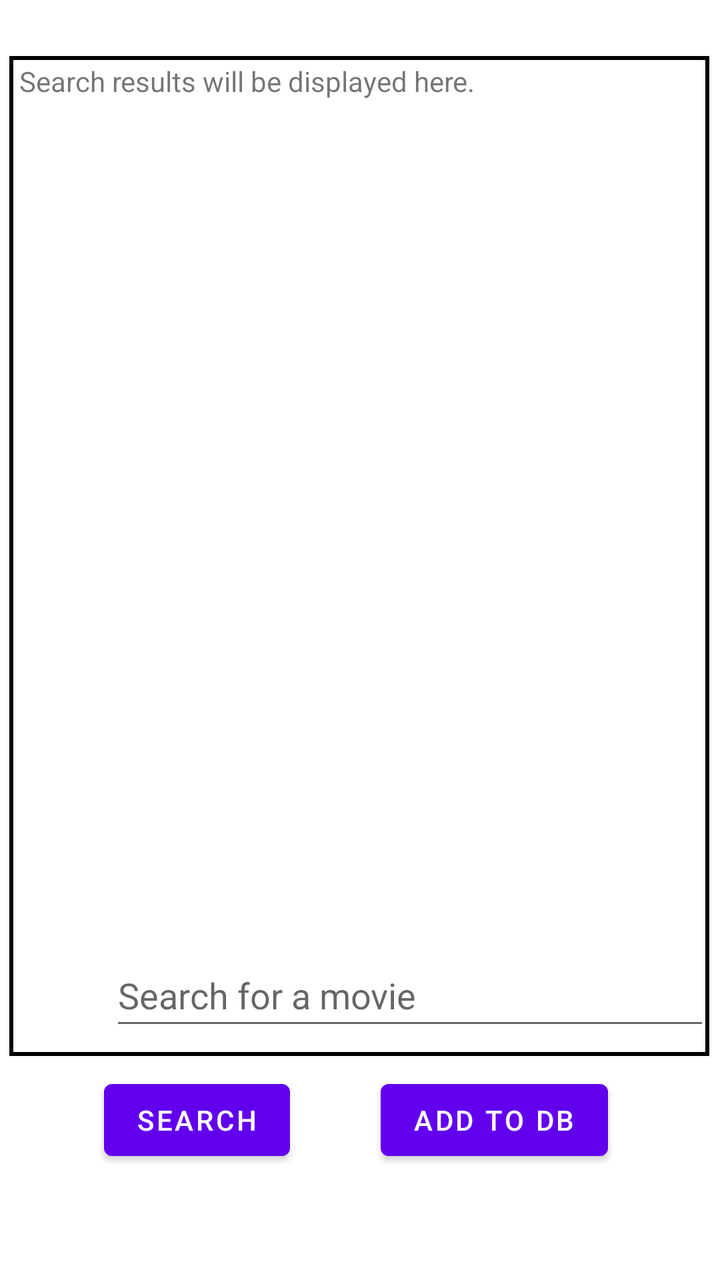
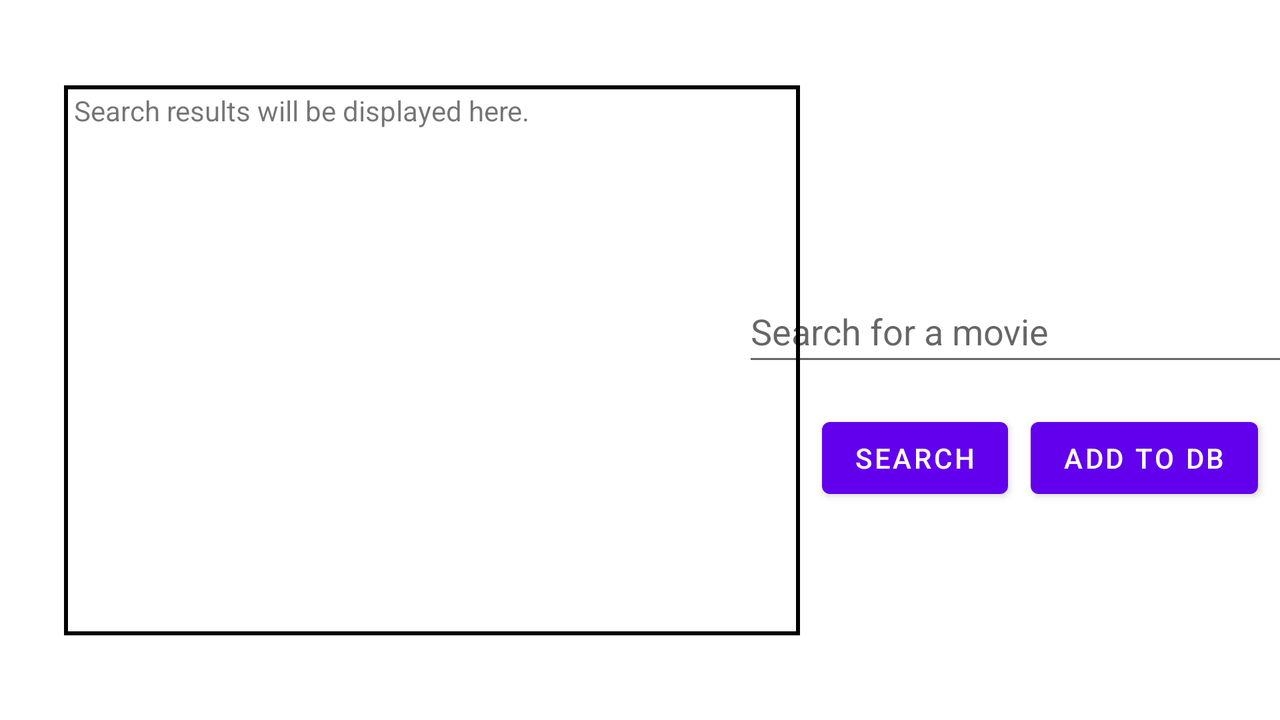

Compare how this app lays out the same screen by default and in its alternative resource folder. The renders come first, then the two layout files and the values they reference.
<!-- AndroidManifest.xml: application theme Theme.MovieLookup -->
<!-- res/layout/activity_search.xml -->
<?xml version="1.0" encoding="utf-8"?>
<androidx.constraintlayout.widget.ConstraintLayout xmlns:android="http://schemas.android.com/apk/res/android"
    xmlns:app="http://schemas.android.com/apk/res-auto"
    android:layout_width="match_parent"
    android:layout_height="match_parent">

    <TextView
        android:id="@+id/search_results_response"
        android:layout_width="350dp"
        android:layout_height="500dp"
        android:layout_marginStart="55dp"
        android:layout_marginTop="28dp"
        android:layout_marginEnd="56dp"
        android:background="@drawable/border"
        android:paddingLeft="5dp"
        android:paddingTop="3dp"
        android:paddingRight="5dp"
        android:paddingBottom="3dp"
        android:scrollbars="vertical"
        android:text="Search results will be displayed here."
        app:layout_constraintEnd_toEndOf="parent"
        app:layout_constraintStart_toStartOf="parent"
        app:layout_constraintTop_toTopOf="parent" />

    <com.google.android.material.textfield.TextInputEditText
        android:id="@+id/search_input"
        android:layout_width="300dp"
        android:layout_height="wrap_content"
        android:layout_marginStart="55dp"
        android:layout_marginEnd="56dp"
        android:layout_marginBottom="120dp"
        android:hint="Search for a movie"
        android:minHeight="48dp"
        app:layout_constraintBottom_toBottomOf="parent"
        app:layout_constraintEnd_toEndOf="parent"
        app:layout_constraintHorizontal_bias="0.0"
        app:layout_constraintStart_toStartOf="parent" />

    <Button
        android:id="@+id/add_search_results_to_db_button"
        android:layout_width="wrap_content"
        android:layout_height="wrap_content"
        android:layout_marginStart="93dp"
        android:layout_marginTop="16dp"
        android:layout_marginEnd="56dp"
        android:layout_marginBottom="56dp"
        android:text="@string/add_to_db"
        app:layout_constraintBottom_toBottomOf="parent"
        app:layout_constraintEnd_toEndOf="parent"
        app:layout_constraintHorizontal_bias="1.0"
        app:layout_constraintStart_toEndOf="@+id/search_button"
        app:layout_constraintTop_toBottomOf="@+id/search_input" />

    <Button
        android:id="@+id/search_button"
        android:layout_width="wrap_content"
        android:layout_height="wrap_content"
        android:layout_marginStart="52dp"
        android:layout_marginTop="16dp"
        android:layout_marginBottom="56dp"
        android:text="@string/search"
        app:layout_constraintBottom_toBottomOf="parent"
        app:layout_constraintStart_toStartOf="parent"
        app:layout_constraintTop_toBottomOf="@+id/search_input" />

</androidx.constraintlayout.widget.ConstraintLayout>
<!-- resources referenced by this layout -->
<resources>
  <!-- drawable border (drawable) -->
  <shape xmlns:android="http://schemas.android.com/apk/res/android"
      android:shape="rectangle">
      <stroke
          android:width="2dip"
          android:color="#000" />
  </shape>
  <string name="add_to_db">Add to DB</string>
  <string name="search">Search</string>
  <style name="Theme.MovieLookup" parent="Theme.MaterialComponents.DayNight.DarkActionBar">
          
          <item name="colorPrimary">@color/purple_500</item>
          <item name="colorPrimaryVariant">@color/purple_700</item>
          <item name="colorOnPrimary">@color/white</item>
          
          <item name="colorSecondary">@color/teal_200</item>
          <item name="colorSecondaryVariant">@color/teal_700</item>
          <item name="colorOnSecondary">@color/black</item>
          
          <item name="android:statusBarColor" tools:targetApi="l">?attr/colorPrimaryVariant</item>
          
      </style>
</resources>
<!-- res/layout-land/activity_search.xml (the repository's variant of the layout above) -->
<!-- drawn on the phone turned sideways -->
<?xml version="1.0" encoding="utf-8"?>
<androidx.constraintlayout.widget.ConstraintLayout xmlns:android="http://schemas.android.com/apk/res/android"
    xmlns:app="http://schemas.android.com/apk/res-auto"
    xmlns:tools="http://schemas.android.com/tools"
    android:layout_width="match_parent"
    android:layout_height="match_parent"
    tools:context=".SearchMovies">

    <TextView
        android:id="@+id/search_results_response"
        android:layout_width="368dp"
        android:layout_height="275dp"
        android:layout_marginStart="32dp"
        android:layout_marginTop="32dp"
        android:layout_marginBottom="32dp"
        android:background="@drawable/border"
        android:paddingLeft="5dp"
        android:paddingTop="3dp"
        android:paddingRight="5dp"
        android:paddingBottom="3dp"
        android:scrollbars="vertical"
        android:text="Search results will be displayed here."
        app:layout_constraintBottom_toBottomOf="parent"
        app:layout_constraintStart_toStartOf="parent"
        app:layout_constraintTop_toTopOf="parent" />

    <com.google.android.material.textfield.TextInputEditText
        android:id="@+id/search_input"
        android:layout_width="300dp"
        android:layout_height="wrap_content"
        android:layout_marginTop="140dp"
        android:hint="Search for a movie"
        android:minHeight="48dp"
        app:layout_constraintEnd_toEndOf="parent"
        app:layout_constraintHorizontal_bias="0.483"
        app:layout_constraintStart_toEndOf="@+id/search_results_response"
        app:layout_constraintTop_toTopOf="parent" />

    <Button
        android:id="@+id/add_search_results_to_db_button"
        android:layout_width="wrap_content"
        android:layout_height="wrap_content"
        android:layout_marginTop="17dp"
        android:text="@string/add_to_db"
        app:layout_constraintEnd_toEndOf="parent"
        app:layout_constraintHorizontal_bias="0.5"
        app:layout_constraintStart_toEndOf="@+id/search_button"
        app:layout_constraintTop_toBottomOf="@+id/search_input" />

    <Button
        android:id="@+id/search_button"
        android:layout_width="wrap_content"
        android:layout_height="wrap_content"
        android:layout_marginTop="17dp"
        android:text="@string/search"
        app:layout_constraintEnd_toStartOf="@+id/add_search_results_to_db_button"
        app:layout_constraintHorizontal_bias="0.5"
        app:layout_constraintStart_toEndOf="@+id/search_results_response"
        app:layout_constraintTop_toBottomOf="@+id/search_input" />

</androidx.constraintlayout.widget.ConstraintLayout>
